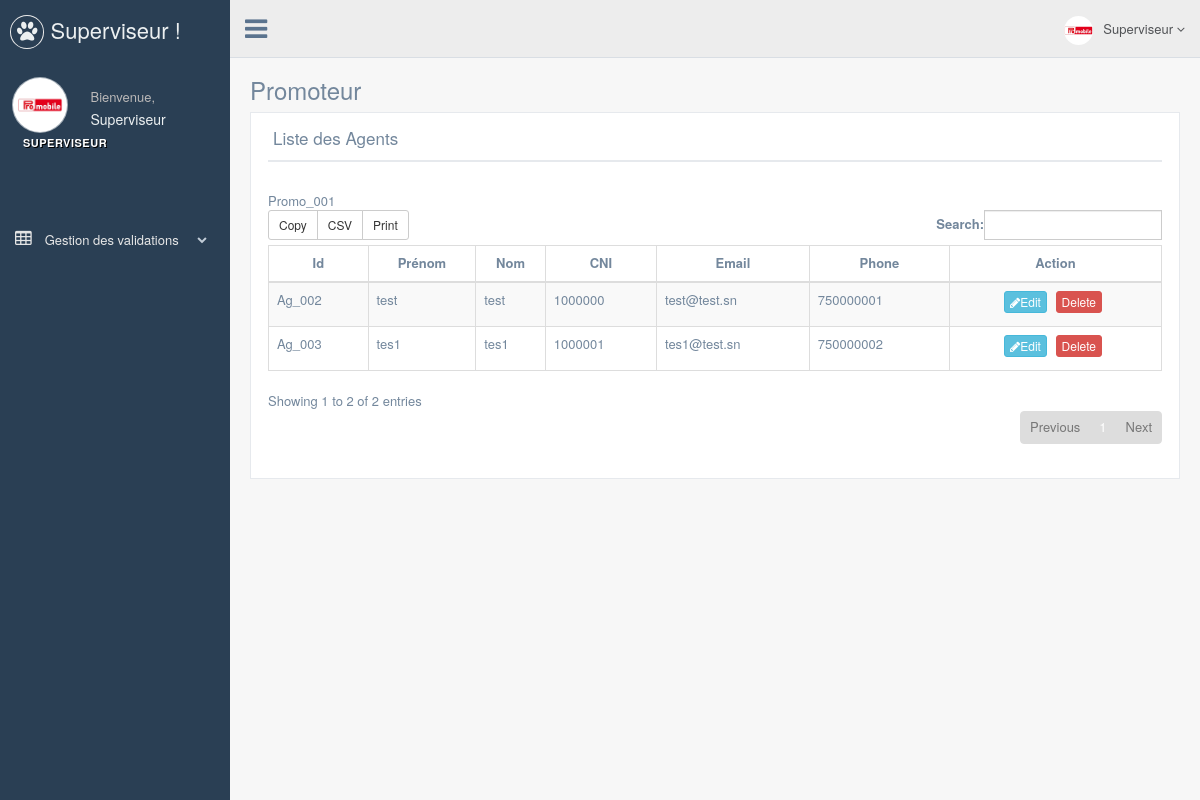
/superviseur/listerAgent.php (signed in), run on the app's committed database.
### tables this page shows
CREATE TABLE `promoteur` (
  `id` int NOT NULL,
  `id_promoteur` varchar(255) NOT NULL,
  `prenom` varchar(255) NOT NULL,
  `nom` varchar(255) NOT NULL,
  `telephone` bigint NOT NULL,
  `cni` bigint NOT NULL,
  `login` varchar(255) NOT NULL,
  `password` varchar(255) NOT NULL
);

CREATE TABLE `agent` (
  `id` bigint NOT NULL,
  `id_promoteur` varchar(255) NOT NULL,
  `id_agent` varchar(100) NOT NULL,
  `prenom` varchar(100) NOT NULL,
  `nom` varchar(100) NOT NULL,
  `cni` bigint NOT NULL,
  `email` varchar(100) NOT NULL,
  `telephone` int NOT NULL,
  `password` varchar(100) NOT NULL
);

### superviseur/listerAgent.php (the view, shortened to what this page needs)
<?php
        $login = $_SESSION['login'];
        if(!isset($login)){
            header('Location: index.php?id=55');
            exit();
        }
        else {
                require_once('header.php');
        }
?>
      <div class="right_col" role="main">
        <div class="">
          <div class="page-title">
            <div class="title_left">
              <h3>
                  Promoteur
                </h3>
            </div>
            <div class="title_right">
              <div class="col-md-5 col-sm-5 col-xs-12 form-group pull-right top_search">
              </div>
            </div>
          </div>
          <div class="clearfix"></div>
          <div class="row">
            <div class="col-md-12 col-sm-12 col-xs-12">
              <div class="x_panel">
                <div class="x_title">
                  <h2>Liste des Agents <small> </small></h2>
                  <div class="clearfix"></div>
                </div>
                  <br/>
        <?php
                require_once 'db_connect.php';
                $query0  = "SELECT * FROM promoteur where login='".$login."' ";
                $result0 = mysqli_query($conn,$query0);
                if(mysqli_num_rows($result0)){
                        $client = mysqli_fetch_object($result0);
                        $id_promoteur=$client->id_promoteur;
		}
		echo $id_promoteur;
                $query  = "SELECT * FROM agent where id_promoteur='".$id_promoteur."' ";
                $result = mysqli_query($conn,$query);
                if(mysqli_num_rows($result)){
                        ?>
		<table id="datatable-buttons" class="table table-striped table-bordered">
                    <thead>
                             <tr>
                               <td  align="center"><strong>Id</strong></td><td  align="center"><strong>Prénom</strong></td> <td align="center" ><strong>Nom</strong></td><td align="center" ><strong>CNI</strong></td> <td align="center" ><strong>Email</strong></td><td  align="center"><strong>Phone</strong></td><td align="center"><strong>Action</strong></td>
                            </tr>
                    </thead>
                    <tbody>
			<?php while ($client = mysqli_fetch_object($result)){
                                 ?>
                                <tr>
                                    <td>
                                        <?php echo $client->id_agent ; ?>
                                    </td>
                                    <td>
                                        <?php echo $client->prenom ; ?>
                                    </td>
                                    <td>
                                        <?php echo $client->nom ; ?>
                                    </td>
                                    <td>
                                        <?php echo $client->cni ; ?>
                                    </td>
                                    <td>
                                        <?php echo $client->email ; ?>
                                    </td>
                                    <td>
                                        <?php echo $client->telephone; ?>
                                    </td>
                                    <td align="center">
					 <a href="modifierAgent.php?id_agent=<?php echo $client->id_agent;?>" class="btn btn-info btn-xs"><i class="fa fa-pencil"></i>Edit</a>
                                        <a href="supprimerAgent.php?id_agent=<?php echo $client->id_agent;?>" class="btn btn-danger btn-xs"<i class="fa fa-trash-o"></i>Delete</a>
				    </td>
                                </tr>
                                <?php } ?>
                    </tbody>
                  </table>
         <?php }
                else {
                        echo "  <script type=\"text/javascript\">alert(\"Vous n'avez pas encore ajouter d'agent\");
                                 location =\"./ajouterAgent.php\"
                                </script>";
                }
                ?>
          </div>
        <div id="custom_notifications" class="custom-notifications dsp_none">
          <div class="clearfix"></div>
        </div>

### data on the page
promoteur: id_promoteur "Promo_001"
agent: id_agent "Ag_002", prenom "test", nom "test", cni "1000000", email "test@test.sn", telephone "750000001"
agent: id_agent "Ag_003", prenom "tes1", nom "tes1", cni "1000001", email "tes1@test.sn", telephone "750000002"
